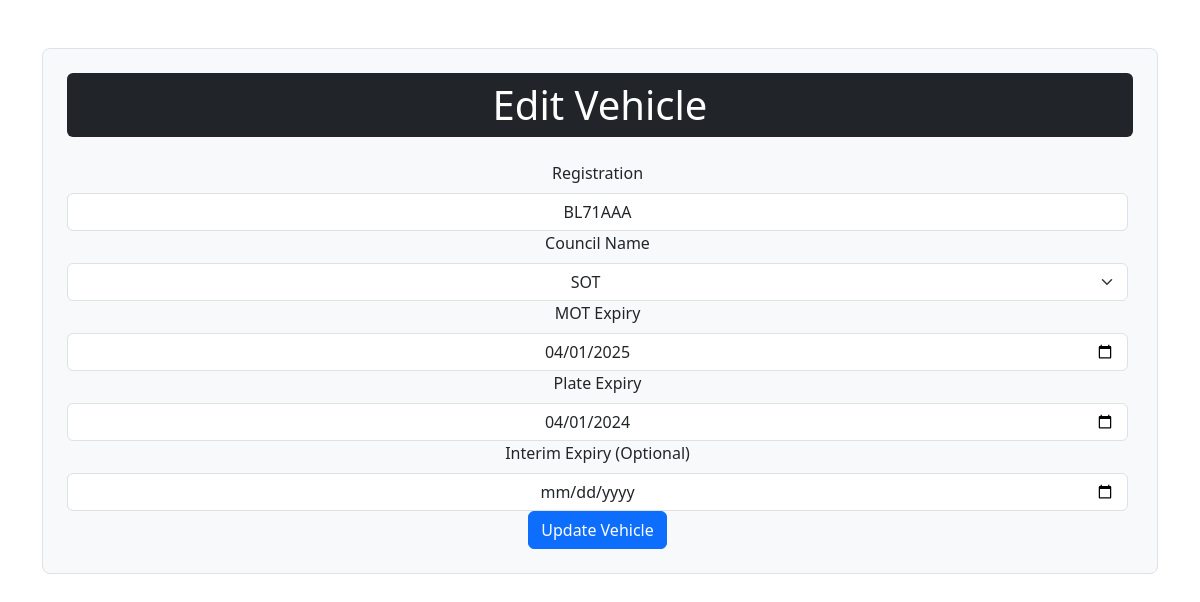
The app's page /edit_vehicle.php?vehicleId=21 with its own data.
### tables this page shows
CREATE TABLE `vehicles` (
  `id` int(11) NOT NULL,
  `registration` varchar(255) NOT NULL,
  `mot_expiry` date NOT NULL,
  `council_name` enum('SOT','Wolverhampton','Ashfield','Newcastle') NOT NULL,
  `plate_expiry` date NOT NULL,
  `interim_expiry` date DEFAULT NULL
);

### edit_vehicle.php (the view, shortened to what this page needs)
<?php
require 'db_connect.php';
if ($_SERVER['REQUEST_METHOD'] == 'GET' && isset($_GET['vehicleId'])) {
    $vehicleId = $_GET['vehicleId'];
    try {
        $sql = "SELECT * FROM vehicles WHERE id = ?";
        $stmt = $pdo->prepare($sql);
        $stmt->execute([$vehicleId]);
        $vehicle = $stmt->fetch(PDO::FETCH_ASSOC);
    } catch (PDOException $e) {
        $errorMessage = "Error fetching vehicle: " . $e->getMessage();
    }
}
?>
<!DOCTYPE html>
<html lang="en">
<head>
    <link href="https://cdn.jsdelivr.net/npm/bootstrap@5.3.0/dist/css/bootstrap.min.css" rel="stylesheet">
</head>
<body>
<div class="container mt-5">
    <div class="bg-light border rounded-3 p-4">
        <h1 class="mb-4 bg-dark text-white p-2 rounded">Edit Vehicle</h1>
        <?php if (isset($vehicle)): ?>
            <div class="centered-form">
                <form action="edit_vehicle.php" method="post">
                    <div class="form-group">
                        <label for="registration" class="form-label">Registration</label>
                        <input type="text" class="form-control" id="registration" name="registration" value="<?= htmlspecialchars($vehicle['registration']) ?>" required>
                    </div>
                    <div class="form-group">
                        <label for="council_name" class="form-label">Council Name</label>
                        <select class="form-select" id="council_name" name="council_name" required>
                            <option value="SOT" <?= $vehicle['council_name'] == 'SOT' ? 'selected' : '' ?>>SOT</option>
                        </select>
                    </div>
                    <div class="form-group">
                        <label for="mot_expiry" class="form-label">MOT Expiry</label>
                        <input type="date" class="form-control" id="mot_expiry" name="mot_expiry" value="<?= htmlspecialchars($vehicle['mot_expiry']) ?>" required>
                    </div>
                    <div class="form-group">
                        <label for="plate_expiry" class="form-label">Plate Expiry</label>
                        <input type="date" class="form-control" id="plate_expiry" name="plate_expiry" value="<?= htmlspecialchars($vehicle['plate_expiry']) ?>" required>
                    </div>
                    <div class="form-group">
                        <label for="interim_expiry" class="form-label">Interim Expiry (Optional)</label>
                        <input type="date" class="form-control" id="interim_expiry" name="interim_expiry" value="<?= $vehicle['interim_expiry'] ? htmlspecialchars($vehicle['interim_expiry']) : '' ?>">
                    </div>
                    <button type="submit" name="updateVehicle" class="btn btn-primary">Update Vehicle</button>
                </form>
            </div>
        <?php endif; ?>
    </div>
</div>
</body>
</html>

### edit_vehicle.php (style rules this page uses)
.centered-form .form-group, .centered-form .btn, .action-buttons form { margin-right: 5px; }
.centered-form, .action-buttons { text-align: center; }
* { text-align: center; }

### records on screen
vehicles: registration "BL71AAA", council_name "SOT", mot_expiry "04/01/2025", plate_expiry "04/01/2024"
